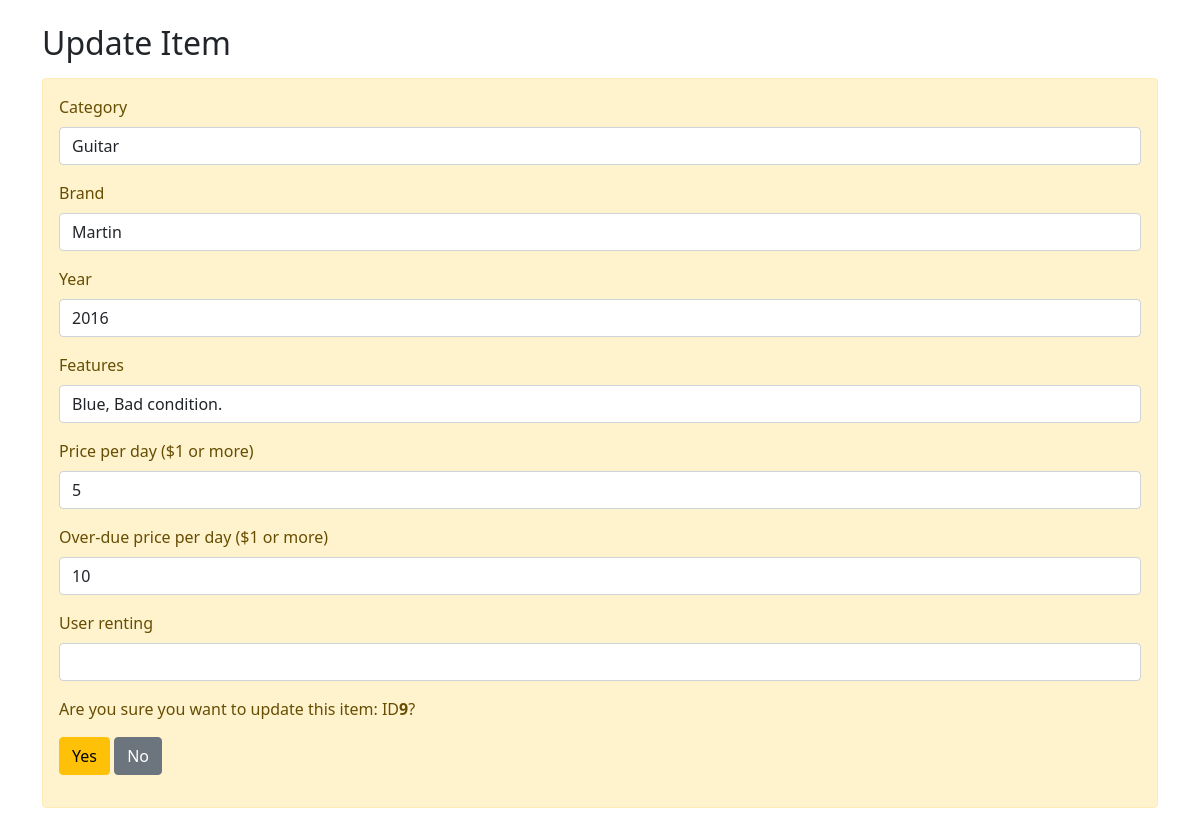
Screenshot of /item-update.php?itemID=9 (signed in) with the database file from the repository.
### tables this page shows
CREATE TABLE items (
    itemID INT(9) AUTO_INCREMENT,
    category VARCHAR(30) NOT NULL,
    brand VARCHAR(30) NOT NULL,
    yearMade YEAR(4) NOT NULL,
    features VARCHAR(150) NOT NULL,
    pricePerDay INT(6) NOT NULL,
    overduePrice INT(6) NOT NULL,
    available BOOLEAN NOT NULL,
    userID INT(9),
    PRIMARY KEY (itemID),
    FOREIGN KEY (userID) REFERENCES users (userID)
);

### item-update.php (the view, shortened to what this page needs)
<?php
require("./config.php");
$category = $categoryErr = "";
$brand = $brandErr = "";
$year = $yearErr = "";
$features = "";
$price = $priceErr = "";
$overduePrice = $overduePriceErr = "";
$available = "";
$userID = $userIDErr = "";
if ($_SERVER['REQUEST_METHOD'] == 'POST') {
    if (empty(trim($_POST['category']))) {
        $categoryErr = "Please enter a catgory.";
    } else {
        $category = trim($_POST['category']);
    }
    if (empty(trim($_POST['brand']))) {
        $brandErr = "Please enter a brand.";
    } else {
        $brand = trim($_POST['brand']);
    }
    if (empty(trim($_POST['year'])) || intval(trim($_POST['year'])) < 1900 || intval(trim($_POST['year'])) > 2021) {
        $yearErr = "Please enter a year (1900 - 2021).";
    } else {
        $year = trim($_POST['year']);
    }
    if (empty(trim($_POST['features']))) {
        $featuresErr = "Please enter a description.";
    } else {
        $features = trim($_POST['features']);
    }
    if (empty(trim($_POST['price'])) || trim($_POST['price']) < 1 || !is_numeric(trim($_POST['price'])) || !preg_match('/^[0-9]+$/', trim($_POST['price']))) {
        $priceErr = "Please enter a number greater than $1.";
    } else {
        $price = trim($_POST['price']);
    }
    if (empty(trim($_POST['overduePrice'])) || trim($_POST['overduePrice']) < 1 || !is_numeric($_POST['overduePrice']) || !preg_match('/^[0-9]+$/', $_POST['overduePrice'])) {
        $overduePriceErr = "Please enter a number greater than $1.";
    } else {
        $overduePrice = trim($_POST['overduePrice']);
    }
    if (!empty(trim($_POST['userID'])) && preg_match('/^[0-9]+$/', $_POST['userID']) && intval(trim($_POST['userID'])) >= 1) {
        $userID = trim($_POST['userID']);
        $available = FALSE;
    } else if (!empty(trim($_POST['userID'])) && !preg_match('/^[1-9]+$/', $_POST['userID']) && intval(trim($_POST['userID'])) < 1) {
        $userIDErr = "Enter an ID.";
    } else {
        $available = TRUE;
        $userID = NULL;
    }
    if(empty($categoryErr) && empty($brandErr) && empty($yearErr) && empty($priceErr) && empty($overduePriceErr) && empty($userIDErr)){
        $sql = "UPDATE items
        SET category = ?, brand = ?, yearMade = ?, features = ?,
        pricePerDay = ?, overduePrice = ?, available = ?, userID = ?
        WHERE itemID = {$_POST['itemID']}";
        if($stmt = $conn->prepare($sql)) {
            $stmt->bind_param('ssssiiii', $paramCategory, $paramBrand, $paramYear, $paramFeatures, $paramPrice, $paramOP, $paramAvailable, $paramUserID);
            $paramCategory = $category;
            $paramBrand = $brand;
            $paramYear = $year;
            $paramFeatures = $features;
            $paramPrice = $price;
            $paramOP = $overduePrice;
            $paramAvailable = $available;
            $paramUserID = $userID;
            if($stmt->execute()){
                header("location: home.php");
                exit();
            } else{
                echo "Error: {$conn->errno}  {$conn->error}";
            }
            $stmt->close();
        }
    } else {
        if(empty(trim($_GET['itemID']))){
            echo '<a href="./home.php">Please select an item.</a>';
            exit();
        } else {
        }
    }
} else {
    $sql = "SELECT * FROM items WHERE itemID = {$_GET['itemID']}";
    $result = $conn->query($sql);
    if ($result !== FALSE) {
        $row = $result->fetch_assoc();
        $category = $row['category'];
        $brand = $row['brand'];
        $year = $row['yearMade'];
        $features = $row['features'];
        $price = $row['pricePerDay'];
        $overduePrice = $row['overduePrice'];
        $userID = $row['userID'];
    } else {
        echo "Error: {$conn->errno}  {$conn->error}";
    }
}
?>
<html lang="en">
<head>
    <link href="https://cdn.jsdelivr.net/npm/bootstrap@5.0.0/dist/css/bootstrap.min.css" rel="stylesheet">
</head>
<body>
    <div class="wrapper">
        <div class="container">
            <div class="row">
                <div class="col-md-12">
                    <h2 class="mt-4 mb-3">Update Item</h2>
                    <form action="./item-update.php?itemID=<?php echo $_GET['itemID']; ?>" method="post">
                        <div class="alert alert-warning">
                            <div class="mb-3">
                                <label for="exampleInputLastName1" class="form-label">Category</label>
                                <input type="text" class="form-control <?php echo (!empty($categoryErr)) ? 'is-invalid' : ''; ?>" name="category" id="lName" value="<?php echo $category; ?>">
                            </div>
                            <div class="mb-3">
                                <label for="exampleInputLastName1" class="form-label">Brand</label>
                                <input type="text" class="form-control <?php echo (!empty($brandErr)) ? 'is-invalid' : ''; ?>" name="brand" id="lName" value="<?php echo $brand; ?>">
                            </div>
                            <div class="mb-3">
                                <label for="exampleInputLastName1" class="form-label">Year</label>
                                <input type="text" class="form-control <?php echo (!empty($yearErr)) ? 'is-invalid' : ''; ?>" name="year" id="lName" value="<?php echo $year; ?>">
                            </div>
                            <div class="mb-3">
                                <label for="exampleInputLastName1" class="form-label">Features</label>
                                <input type="text" class="form-control <?php echo (!empty($featuresErr)) ? 'is-invalid' : ''; ?>" name="features" id="lName" value="<?php echo $features; ?>">
                            </div>
                            <div class="mb-3">
                                <label for="exampleInputLastName1" class="form-label">Price per day ($1 or more)</label>
                                <input type="text" class="form-control <?php echo (!empty($priceErr)) ? 'is-invalid' : ''; ?>" name="price" id="lName" value="<?php echo $price; ?>">
                            </div>
                            <div class="mb-3">
                                <label for="exampleInputLastName1" class="form-label">Over-due price per day ($1 or more)</label>
                                <input type="text" class="form-control <?php echo (!empty($overduePriceErr)) ? 'is-invalid' : ''; ?>" name="overduePrice" id="lName" value="<?php echo $overduePrice; ?>">
                            </div>
                            <div class="mb-3">
                                <label for="exampleInputLastName1" class="form-label">User renting</label>
                                <input type="text" class="form-control <?php echo (!empty($userIDErr)) ? 'is-invalid' : ''; ?>" name="userID" id="lName" value="<?php echo $userID; ?>">
                            </div>
                            <p>Are you sure you want to update this item: ID<b><?php echo $_GET['itemID']; ?></b>?</p>
                            <p>
                                <input type="submit" value="Yes" class="btn btn-warning">
                                <a href="./home.php" class="btn btn-secondary ml-2">No</a>
                            </p>
                        </div>
                    </form>
                </div>
            </div>
        </div>
    </div>
</body>
</html>

### rows the page displays
items: category "Guitar", brand "Martin", year "2016", features "Blue, Bad condition.", price "5", overduePrice "10"

### other values shown
$_GET['itemID'] "9"
